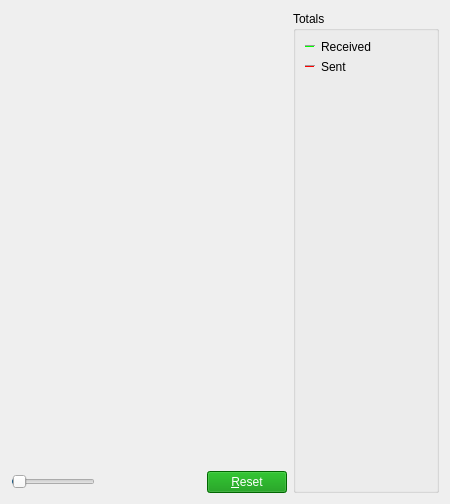
     <widget class="QWidget" name="tab_nettraffic">
      <attribute name="title">
       <string>&amp;Network Traffic</string>
      </attribute>
      <layout class="QHBoxLayout" name="horizontalLayout_3">
       <item>
        <layout class="QVBoxLayout" name="verticalLayout_4">
         <item>
          <widget class="TrafficGraphWidget" name="trafficGraph" native="true">
           <property name="sizePolicy">
            <sizepolicy hsizetype="Expanding" vsizetype="Expanding">
             <horstretch>0</horstretch>
             <verstretch>0</verstretch>
            </sizepolicy>
           </property>
          </widget>
         </item>
         <item>
          <layout class="QHBoxLayout" name="horizontalLayout_2">
           <item>
            <widget class="QSlider" name="sldGraphRange">
             <property name="minimum">
              <number>1</number>
             </property>
             <property name="maximum">
              <number>288</number>
             </property>
             <property name="pageStep">
              <number>12</number>
             </property>
             <property name="value">
              <number>6</number>
             </property>
             <property name="orientation">
              <enum>Qt::Horizontal</enum>
             </property>
            </widget>
           </item>
           <item>
            <widget class="QLabel" name="lblGraphRange">
             <property name="minimumSize">
              <size>
               <width>100</width>
               <height>0</height>
              </size>
             </property>
             <property name="alignment">
              <set>Qt::AlignCenter</set>
             </property>
            </widget>
           </item>
           <item>
            <widget class="QPushButton" name="btnClearTrafficGraph">
             <property name="text">
              <string>&amp;Reset</string>
             </property>
             <property name="autoDefault">
              <bool>false</bool>
             </property>
             <property name="styleSheet">
             <string notr="true">QPushButton {background-color: rgb(1, 143, 1);color: #ffffff} QPushButton:hover {background-color: #02d902;color: #ffffff}</string>
    </property>
            </widget>
           </item>
          </layout>
         </item>
        </layout>
       </item>
       <item>
        <layout class="QVBoxLayout" name="verticalLayout">
         <item>
          <widget class="QGroupBox" name="groupBox">
           <property name="title">
            <string>Totals</string>
           </property>
           <layout class="QVBoxLayout" name="verticalLayout_5">
            <item>
             <layout class="QHBoxLayout" name="horizontalLayout_4">
              <item>
               <widget class="Line" name="line">
                <property name="sizePolicy">
                 <sizepolicy hsizetype="Fixed" vsizetype="Fixed">
                  <horstretch>0</horstretch>
                  <verstretch>0</verstretch>
                 </sizepolicy>
                </property>
                <property name="minimumSize">
                 <size>
                  <width>10</width>
                  <height>0</height>
                 </size>
                </property>
                <property name="palette">
                 <palette>
                  <active>
                   <colorrole role="Light">
                    <brush brushstyle="SolidPattern">
                     <color alpha="255">
                      <red>0</red>
                      <green>255</green>
                      <blue>0</blue>
                     </color>
                    </brush>
                   </colorrole>
                  </active>
                  <inactive>
                   <colorrole role="Light">
                    <brush brushstyle="SolidPattern">
                     <color alpha="255">
                      <red>0</red>
                      <green>255</green>
                      <blue>0</blue>
                     </color>
                    </brush>
                   </colorrole>
                  </inactive>
                  <disabled>
                   <colorrole role="Light">
                    <brush brushstyle="SolidPattern">
                     <color alpha="255">
                      <red>0</red>
                      <green>255</green>
                      <blue>0</blue>
                     </color>
                    </brush>
                   </colorrole>
                  </disabled>
                 </palette>
                </property>
                <property name="orientation">
                 <enum>Qt::Horizontal</enum>
                </property>
               </widget>
              </item>
              <item>
               <widget class="QLabel" name="label_16">
                <property name="text">
                 <string>Received</string>
                </property>
               </widget>
              </item>
              <item>
               <widget class="QLabel" name="lblBytesIn">
                <property name="minimumSize">
                 <size>
                  <width>50</width>
                  <height>0</height>
                 </size>
                </property>
                <property name="alignment">
                 <set>Qt::AlignRight|Qt::AlignTrailing|Qt::AlignVCenter</set>
                </property>
               </widget>
              </item>
             </layout>
            </item>
            <item>
             <layout class="QHBoxLayout" name="horizontalLayout_5">
              <item>
               <widget class="Line" name="line_2">
                <property name="sizePolicy">
                 <sizepolicy hsizetype="Fixed" vsizetype="Fixed">
                  <horstretch>0</horstretch>
                  <verstretch>0</verstretch>
                 </sizepolicy>
                </property>
                <property name="minimumSize">
                 <size>
                  <width>10</width>
                  <height>0</height>
                 </size>
                </property>
                <property name="palette">
                 <palette>
                  <active>
                   <colorrole role="Light">
                    <brush brushstyle="SolidPattern">
                     <color alpha="255">
                      <red>255</red>
                      <green>0</green>
                      <blue>0</blue>
                     </color>
                    </brush>
                   </colorrole>
                  </active>
                  <inactive>
                   <colorrole role="Light">
                    <brush brushstyle="SolidPattern">
                     <color alpha="255">
                      <red>255</red>
                      <green>0</green>
                      <blue>0</blue>
                     </color>
                    </brush>
                   </colorrole>
                  </inactive>
                  <disabled>
                   <colorrole role="Light">
                    <brush brushstyle="SolidPattern">
                     <color alpha="255">
                      <red>255</red>
                      <green>0</green>
                      <blue>0</blue>
                     </color>
                    </brush>
                   </colorrole>
                  </disabled>
                 </palette>
                </property>
                <property name="orientation">
                 <enum>Qt::Horizontal</enum>
                </property>
               </widget>
              </item>
              <item>
               <widget class="QLabel" name="label_17">
                <property name="text">
                 <string>Sent</string>
                </property>
               </widget>
              </item>
              <item>
               <widget class="QLabel" name="lblBytesOut">
                <property name="minimumSize">
                 <size>
                  <width>50</width>
                  <height>0</height>
                 </size>
                </property>
                <property name="alignment">
                 <set>Qt::AlignRight|Qt::AlignTrailing|Qt::AlignVCenter</set>
                </property>
               </widget>
              </item>
             </layout>
            </item>
            <item>
             <spacer name="verticalSpacer_4">
              <property name="orientation">
               <enum>Qt::Vertical</enum>
              </property>
              <property name="sizeHint" stdset="0">
               <size>
                <width>20</width>
                <height>407</height>
               </size>
              </property>
             </spacer>
            </item>
           </layout>
          </widget>
         </item>
        </layout>
       </item>
      </layout>
     </widget>
